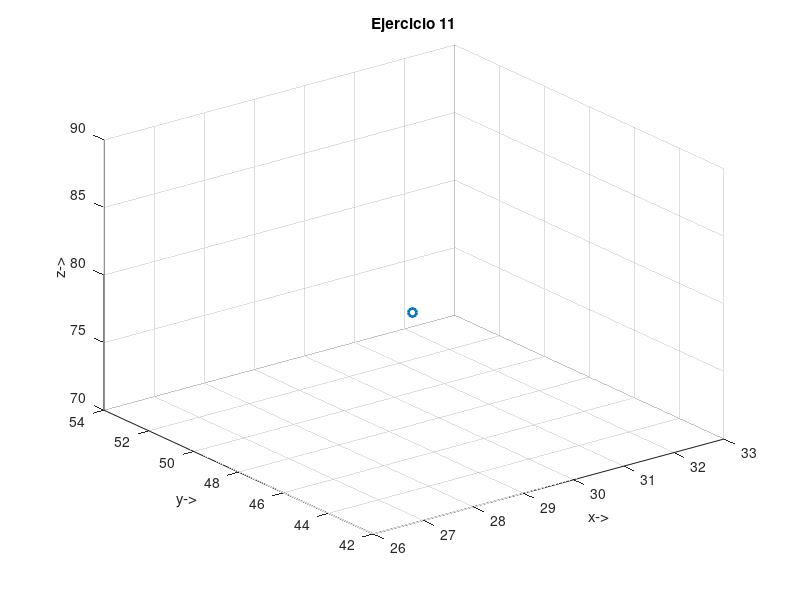

MATLAB code to generate this figure:
Ruvw = [45.7; 32.5; 78.6; 1]
Z =  [ cosd(23) -sind(23) 0 0;
      sind(23) cosd(23) 0 0;
      0 0 1 0;
      0 0 0 1]
      
M = Z*Ruvw
#print(x)
#plot3(46.8105,5.6000,28.4257,".o","LineWidth",2)

plot3(M(1,1),M(2,1),M(3,1),".o","LineWidth",2)
ylabel("y->")
xlabel("x->")
zlabel("z->")
title("Ejercicio 11")
grid("on")